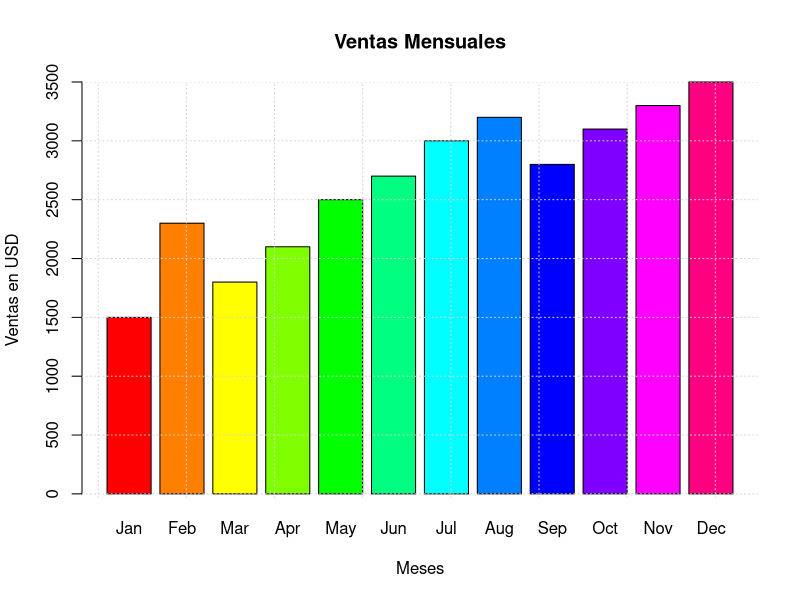

This figure's R source:
# Analsis de ventas mensual
# Ventas mensuales
ventas <- c(1500, 2300, 1800, 2100, 2500, 2700, 3000, 3200, 2800,3100, 3300, 3500)

#Total de ventas en el año
total_ventas <- sum(ventas)
print(paste("Total de ventas anuales: $", total_ventas))

#Promedio ventas por mes
promedio_ventas <- mean(ventas)
print(paste("Promedio de ventas mensuales: $", round(promedio_ventas, 2)))

#Gráfico de ventas
barplot(ventas, names.arg = month.abb, col = rainbow(length(ventas)), main = "Ventas Mensuales", xlab= "Meses", ylab="Ventas en USD", beside =TRUE )
grid()
